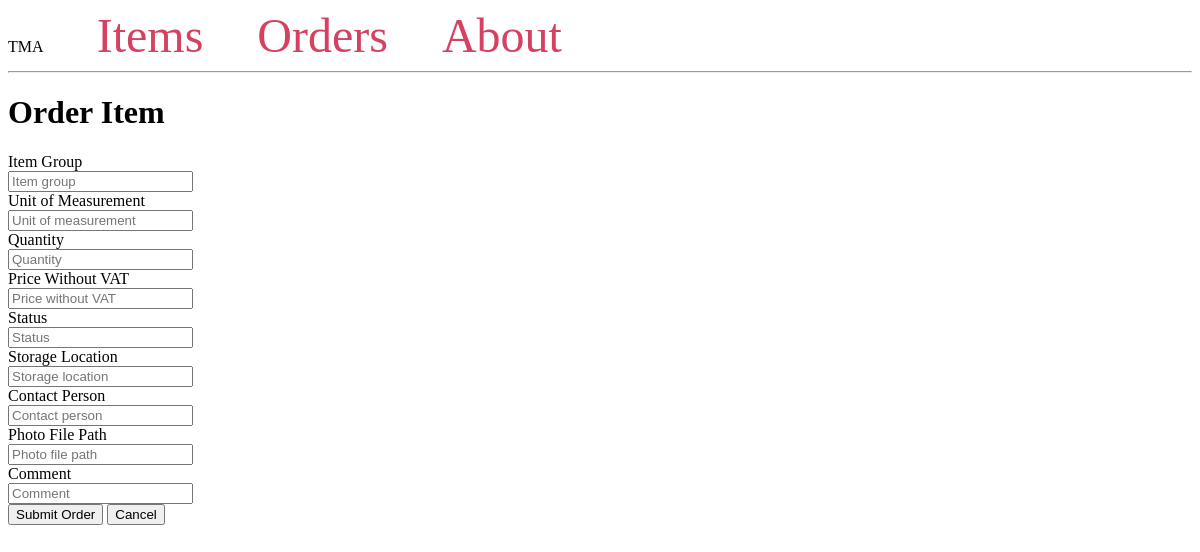
Page /orders/create/6 on the earlier database version.
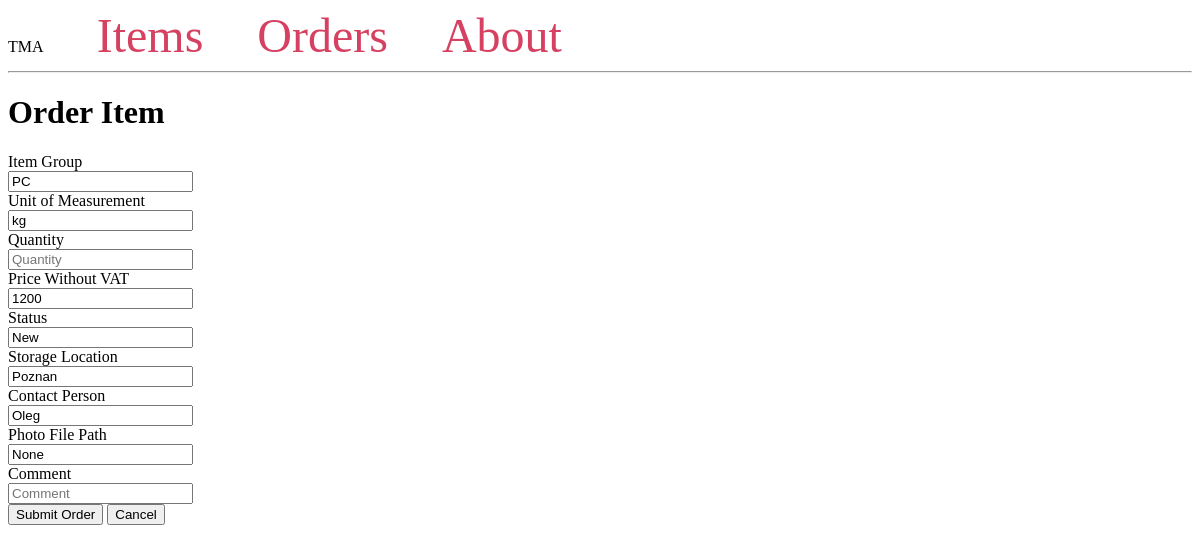
Same page on the later database version.
### tables this page shows
CREATE TABLE Items (
    ItemID INTEGER PRIMARY KEY,
    ItemGroup VARCHAR(255) NOT NULL,
    UnitOfMeasurement VARCHAR(255) NOT NULL,
    Quantity INTEGER NOT NULL,
    PriceWithoutVAT DECIMAL(10, 2) NOT NULL,
    Status VARCHAR(255) NOT NULL,
    StorageLocation VARCHAR(255),
    ContactPerson TEXT,
    PhotoFilePath VARCHAR(255)
);

### app.py (the view, shortened to what this page needs)
@app.route('/orders/create/<int:item_id>', methods=['GET', 'POST'])
def order_item(item_id):
    conn = get_db_connection()
    cursor = conn.cursor()
    cursor.execute("SELECT * FROM Items WHERE ItemID = ?", (item_id,))
    item = cursor.fetchone()
    conn.close()
    return render_template('order_item.html', item=item)

### app.py (called while the page is built)
def get_db_connection():
    conn = sqlite3.connect('db/database.db')
    conn.row_factory = sqlite3.Row
    return conn

### app/templates/order_item.html
{% extends 'base.html' %}
{% block content %}
    <h1>{% block title %} Order Item {% endblock %}</h1>
    <form method="post">
        <label for="item_group">Item Group</label><br>
        <input type="text" name="item_group" placeholder="Item group" value="{{ item['ItemGroup'] }}" readonly><br>
        <label for="unit_of_measurement">Unit of Measurement</label><br>
        <input type="text" name="unit_of_measurement" placeholder="Unit of measurement" value="{{ item['UnitOfMeasurement'] }}" readonly><br>
        <label for="quantity">Quantity</label><br>
        <input type="number" name="quantity" placeholder="Quantity" value="" required><br>
        <label for="price_without_vat">Price Without VAT</label><br>
        <input type="text" name="price_without_vat" placeholder="Price without VAT" value="{{ item['PriceWithoutVAT'] }}" readonly><br>
        <label for="status">Status</label><br>
        <input type="text" name="status" placeholder="Status" value="{{ item['Status'] }}" readonly><br>
        <label for="storage_location">Storage Location</label><br>
        <input type="text" name="storage_location" placeholder="Storage location" value="{{ item['StorageLocation'] }}" readonly><br>
        <label for="contact_person">Contact Person</label><br>
        <input type="text" name="contact_person" placeholder="Contact person" value="{{ item['ContactPerson'] }}" readonly><br>
        <label for="photo_file_path">Photo File Path</label><br>
        <input type="text" name="photo_file_path" placeholder="Photo file path" value="{{ item['PhotoFilePath'] }}" readonly><br>
        <label for="comment">Comment</label><br>
        <input type="text" name="comment" placeholder="Comment"><br>
        <button type="submit">Submit Order</button>
        <a href="{{ url_for('routes.items.list_items') }}"><button type="button">Cancel</button></a>
    </form>
{% endblock %}

Differences in the rows shown:
added Items: item_group "PC", unit_of_measurement "kg", price_without_vat "1200", status "New", storage_location "Poznan", contact_person "Oleg", photo_file_path "None"
